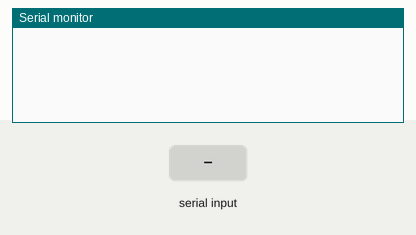
Bench run of a sketch on a simulated ESP8266 (NodeMCU). Parts: the last lines printed to the serial monitor. The test bench sets the inputs (shaded band).

Above: at 2.7 s.
2.8 s: "90,45\n" received over Serial
At 3.7 s:
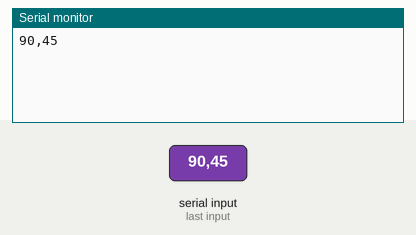
4.8 s: "5\n" received over Serial
At 6.1 s:
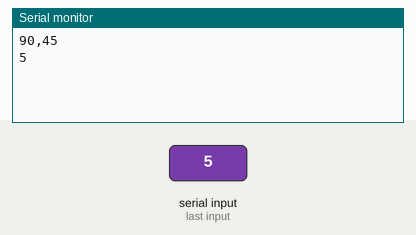

Measured:
- after the input at 2.8 s, the serial monitor: prints a new line after 0.50 s (image 1)
- after the input at 4.8 s, the serial monitor: prints a new line after 0.10 s (image 2)

The sketch:

WIFI.ino
```cpp
#include <Wire.h>
#include <SPI.h>
#include "UbidotsESPMQTT.h"
#include <SoftwareSerial.h>
String myString; // complete message from arduino, which consistors of snesors data
char rdata; // received charactors
String myBPM;

#define TOKEN "****************" // Your Ubidots TOKEN
#define WIFINAME "*************" //Your SSID
#define WIFIPASS "*************" // Your Wifi Pass


Ubidots client(TOKEN);

void callback(char* topic, byte* payload, unsigned int length)
{
  Serial.print("Message arrived [");
  Serial.print(topic);
  Serial.print("] ");
  for (int i = 0; i < length; i++)
  {
    Serial.print((char)payload[i]);
  }
  Serial.println();
}

void setup()
{
  client.setDebug(true); // Pass a true or false bool value to activate debug messages
  Serial.begin(9600);

  client.wifiConnection(WIFINAME, WIFIPASS);
  client.begin(callback);
}

void loop()
{
  if (Serial.available() > 0 )
  {
    rdata = Serial.read();
    myString = myString + rdata;
    if ( rdata == '\n')
    {
      Serial.println(myString);
      myBPM = getValue(myString, ',', 0);
      myString = "";
    }
    if (!client.connected())
    {
      client.reconnect();
    }
    int BPMvalue = myBPM.toInt();
    client.add("BPM", BPMvalue);
    client.ubidotsPublish("ESP8266");
    client.loop();

    Serial.println();
    delay(100);
  }
}

String getValue(String data, char separator, int index)
{
  int found = 0;
  int strIndex[] = { 0, -1 };
  int maxIndex = data.length() - 1;

  for (int i = 0; i <= maxIndex && found <= index; i++)
  {
    if (data.charAt(i) == separator || i == maxIndex)
    {
      found++;
      strIndex[0] = strIndex[1] + 1;
      strIndex[1] = (i == maxIndex) ? i + 1 : i;
    }
  }
  return found > index ? data.substring(strIndex[0], strIndex[1]) : "";
}
```
